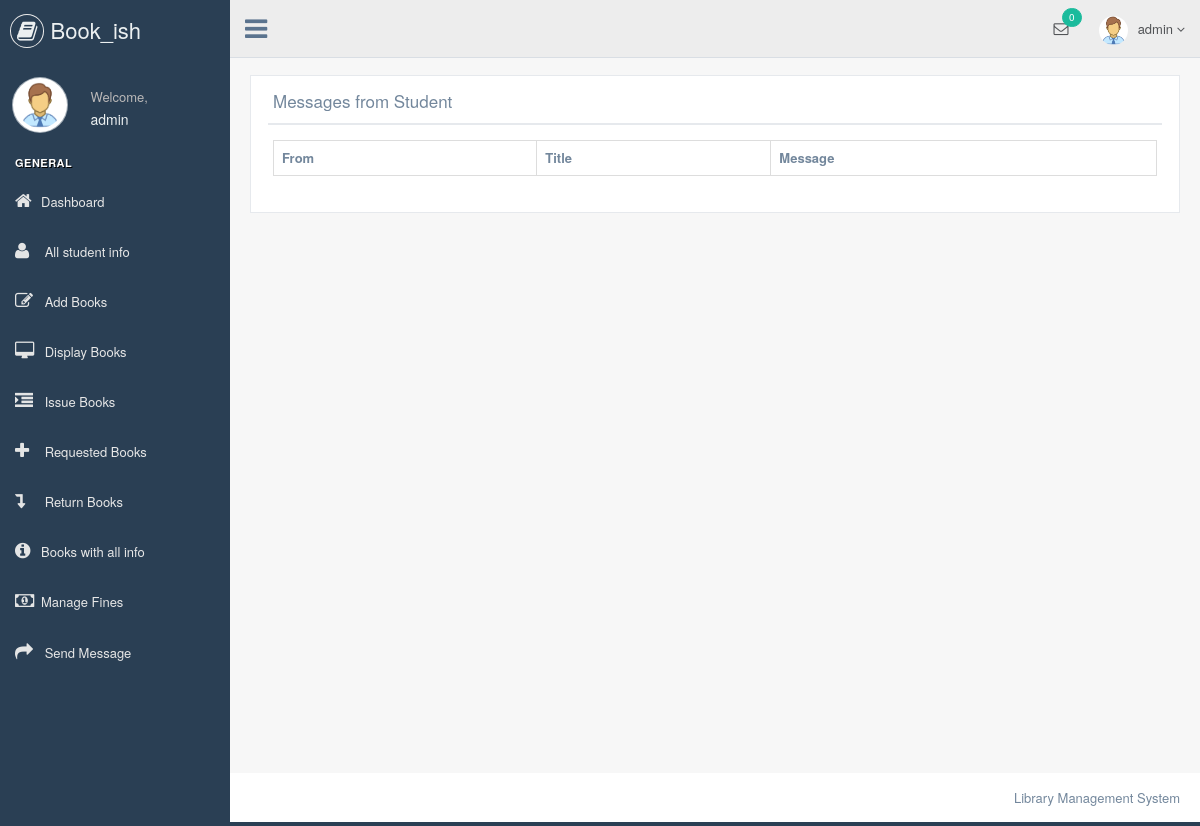
The page /librarian/msg_from_student.php (signed in) on the database as committed earlier.
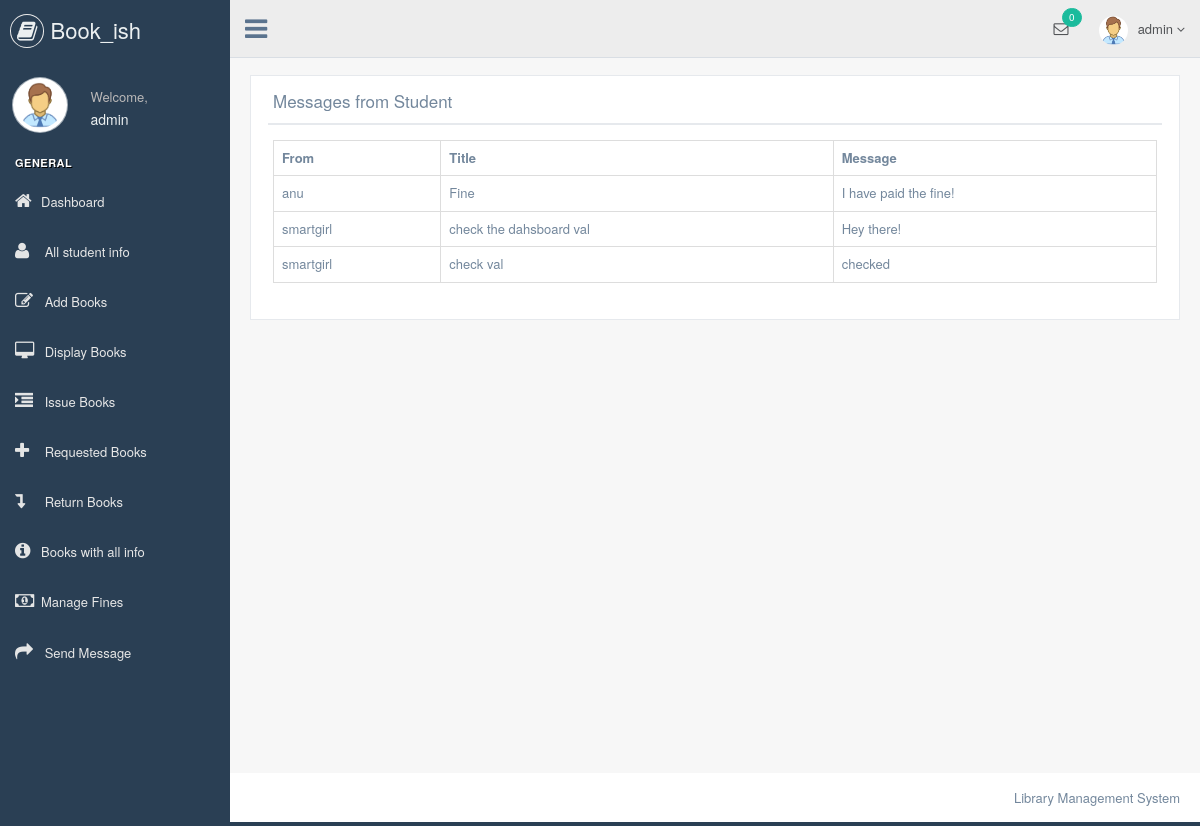
The same page on the database as committed later.
### tables this page shows
CREATE TABLE `messages` (
  `id` int(5) NOT NULL,
  `susername` varchar(50) NOT NULL,
  `dusername` varchar(50) NOT NULL,
  `title` varchar(100) NOT NULL,
  `msg` varchar(500) NOT NULL,
  `read1` varchar(10) NOT NULL
);

CREATE TABLE `student` (
  `id` int(11) NOT NULL,
  `first` varchar(30) NOT NULL,
  `last` varchar(30) NOT NULL,
  `username` varchar(30) NOT NULL,
  `email` varchar(100) NOT NULL,
  `usn` varchar(30) NOT NULL,
  `password` varchar(12) NOT NULL,
  `status` varchar(3) NOT NULL,
  `answer` varchar(50) NOT NULL
);

### librarian/msg_from_student.php (the view, shortened to what this page needs)
    <?php
    include "header.php";
    include "connection.php";
    mysqli_query($db, "UPDATE `messages` SET `read1`='y' WHERE `dusername`='$_SESSION[librarian]' ");
?>
        <div class="right_col" role="main">
            <div class="">
                <div class="page-title">
                    </div>
                <div class="row" style="min-height:500px">
                    <div class="col-md-12 col-sm-12 col-xs-12">
                        <div class="x_panel">
                            <div class="x_title">
                                <h2>Messages from Student</h2>
                                <div class="clearfix"></div>
                            </div>
                            <div class="x_content">
                                <table class="table table-bordered">
                                    <tr>
                                    <th>From</th>
                                    <th>Title</th>
                                    <th>Message</th>
                                    </tr>
                                    <?php
                                        $res = mysqli_query($db, "SELECT * FROM `messages` WHERE dusername='$_SESSION[librarian]' order by id desc ");
                                        while($row=mysqli_fetch_array($res)){
                                            $fullname="";
                                            $res1 = mysqli_query($db, "SELECT * FROM `student` WHERE `username`='$row[susername]' ");
                                            while($row1=mysqli_fetch_array($res1)){
                                                $fullname = $row1["username"];
                                            }
                                            echo "<tr>";
                                            echo "<td>"; echo $fullname; echo "</td>";
                                            echo "<td>"; echo $row["title"]; echo "</td>";
                                            echo "<td>"; echo $row["msg"]; echo "</td>";
                                            echo "</tr>";
                                        }
                                    ?>
                                </table>
                            </div>
                        </div>
                    </div>
                </div>
            </div>
        </div>
<?php
    include "footer.php";
?>

Rows that differ between the two databases and show on the page:
added messages: student.username "anu", title "Fine", msg "I have paid the fine!"
added messages: student.username "smartgirl", title "check the dahsboard val", msg "Hey there!"
added messages: student.username "smartgirl", title "check val", msg "checked"
